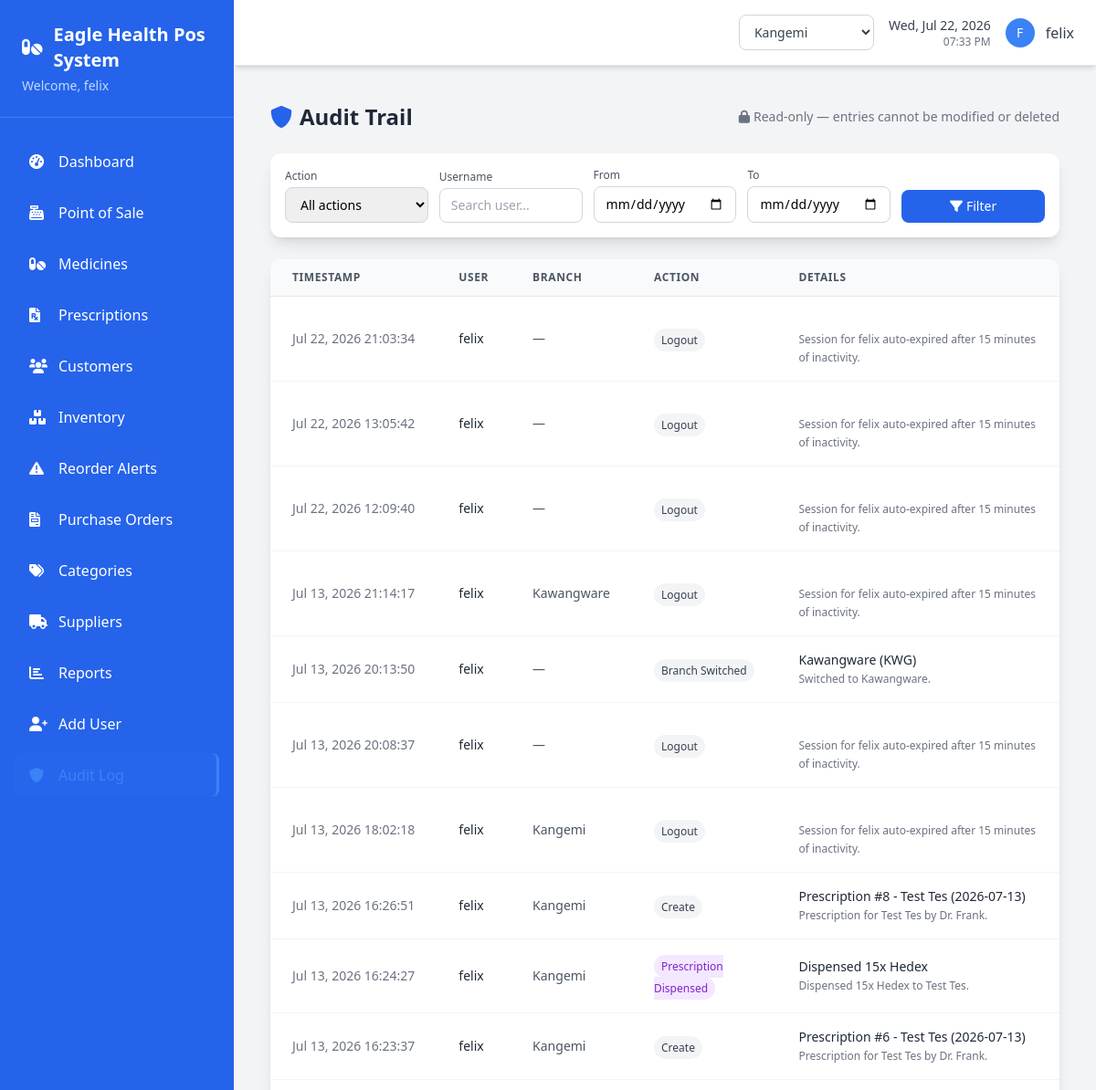
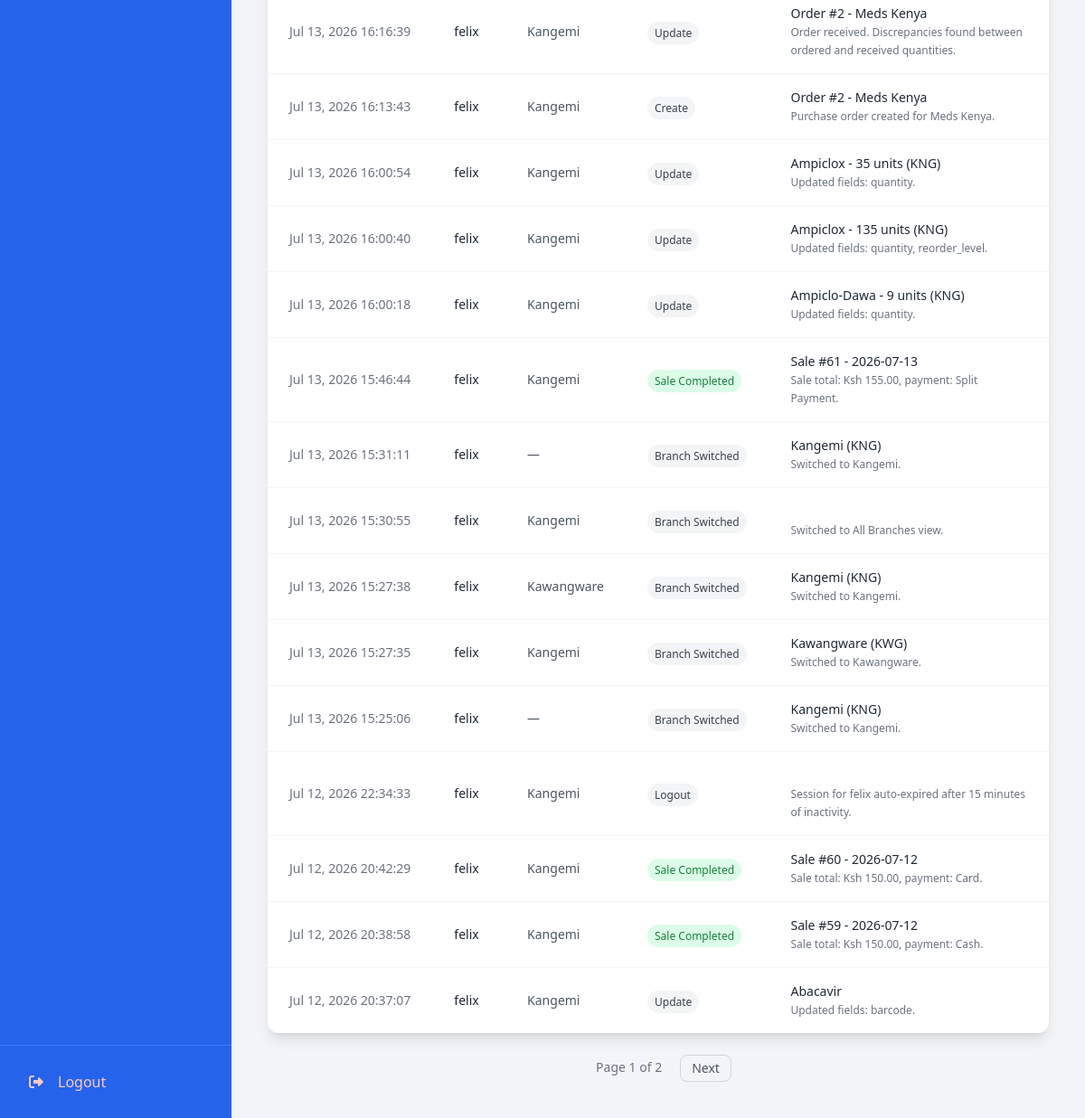
The app's page /audit-log/ (signed in) with its own data (2 pictures, top to bottom).
### pos/models.py (models this page shows, shortened)
class AuditLog(models.Model):
    ACTION_CHOICES = [
        ('login', 'Login'),
        ('logout', 'Logout'),
        ('create', 'Create'),
        ('update', 'Update'),
        ('delete', 'Delete'),
        ('sale', 'Sale Completed'),
        ('dispense', 'Prescription Dispensed'),
        ('branch_switch', 'Branch Switched'),
        ('other', 'Other'),
    ]
    user = models.ForeignKey(User, on_delete=models.SET_NULL, null=True, blank=True, related_name='audit_logs')
    branch = models.ForeignKey(Branch, on_delete=models.SET_NULL, null=True, blank=True, related_name='audit_logs')
    action = models.CharField(max_length=20, choices=ACTION_CHOICES, default='other')
    model_name = models.CharField(max_length=100, blank=True)
    object_id = models.CharField(max_length=50, blank=True)
    object_repr = models.CharField(max_length=255, blank=True)
    details = models.TextField(blank=True)
    ip_address = models.GenericIPAddressField(null=True, blank=True)
    timestamp = models.DateTimeField(auto_now_add=True)
    class Meta:
        ordering = ['-timestamp']

class Branch(models.Model):
    name = models.CharField(max_length=100, unique=True)
    code = models.CharField(max_length=10, unique=True)  # e.g. KNG, KWG, KIB, BGM
    location = models.CharField(max_length=255, blank=True)
    phone_number = models.CharField(max_length=20, blank=True)
    is_active = models.BooleanField(default=True)
    created_at = models.DateTimeField(auto_now_add=True)

### pos/views.py (the view)
# urls.py: path('audit-log/', views.audit_log_list, name='audit_log_list'),
@login_required
def audit_log_list(request):
    if request.user.profile.role != 'admin':
        messages.error(request, 'Only System Admins can view the audit trail.')
        return redirect('dashboard')
    logs = AuditLog.objects.select_related('user', 'branch').all()
    action = request.GET.get('action')
    branch_id = request.GET.get('branch')
    username = request.GET.get('user')
    start_date = request.GET.get('start_date')
    end_date = request.GET.get('end_date')
    if action:
        logs = logs.filter(action=action)
    if branch_id:
        logs = logs.filter(branch_id=branch_id)
    if username:
        logs = logs.filter(user__username__icontains=username)
    if start_date:
        logs = logs.filter(timestamp__date__gte=start_date)
    if end_date:
        logs = logs.filter(timestamp__date__lte=end_date)
    paginator = Paginator(logs, 25)
    page = request.GET.get('page')
    logs = paginator.get_page(page)
    return render(request, 'pos/audit_log_list.html', {
        'logs': logs,
        'action_choices': AuditLog.ACTION_CHOICES,
        'selected_action': action,
        'selected_branch': branch_id,
        'selected_user': username,
        'start_date': start_date,
        'end_date': end_date,
    })

### pos/context_processors.py (called while the page is built)
def branch_context(request):
    if not request.user.is_authenticated:
        return {}
    return {
        'branches': Branch.objects.filter(is_active=True) if getattr(request, 'is_branch_admin', False) else [],
        'active_branch': Branch.objects.filter(id=request.active_branch_id).first() if getattr(request, 'active_branch_id', None) else None,
    }

### pos/models.py (called while the page is built)
    def get_accessible_branches(self):
        if self.role == 'admin':
            return Branch.objects.filter(is_active=True)
        return Branch.objects.filter(id=self.branch_id, is_active=True) if self.branch_id else Branch.objects.none()

### templates/pos/audit_log_list.html (shortened to what this page needs)
{% extends 'base.html' %}
{% block content %}
<div class="max-w-7xl mx-auto p-4">
    <div class="flex justify-between items-center mb-6">
        <h1 class="text-2xl font-bold text-gray-800">
            <i class="fas fa-shield-alt mr-2 text-blue-600"></i>Audit Trail
        </h1>
        <span class="text-sm text-gray-500">
            <i class="fas fa-lock mr-1"></i>Read-only — entries cannot be modified or deleted
        </span>
    </div>
    <div class="bg-white rounded-xl shadow-lg p-4 mb-6">
        <form method="get" class="grid grid-cols-1 md:grid-cols-5 gap-3 items-end">
            <div>
                <label class="block text-xs font-medium text-gray-600 mb-1">Action</label>
                <select name="action" class="w-full px-3 py-2 border border-gray-300 rounded-lg text-sm">
                    <option value="">All actions</option>
                </select>
            </div>
            <div>
                <label class="block text-xs font-medium text-gray-600 mb-1">Username</label>
                <input type="text" name="user" value="{{ selected_user|default:'' }}" placeholder="Search user..."
                       class="w-full px-3 py-2 border border-gray-300 rounded-lg text-sm">
            </div>
            <div>
                <label class="block text-xs font-medium text-gray-600 mb-1">From</label>
                <input type="date" name="start_date" value="{{ start_date|default:'' }}"
                       class="w-full px-3 py-2 border border-gray-300 rounded-lg text-sm">
            </div>
            <div>
                <label class="block text-xs font-medium text-gray-600 mb-1">To</label>
                <input type="date" name="end_date" value="{{ end_date|default:'' }}"
                       class="w-full px-3 py-2 border border-gray-300 rounded-lg text-sm">
            </div>
            <div>
                <button type="submit" class="w-full px-4 py-2 bg-blue-600 text-white rounded-lg hover:bg-blue-700 transition-colors text-sm">
                    <i class="fas fa-filter mr-1"></i>Filter
                </button>
            </div>
        </form>
    </div>
    <div class="bg-white rounded-xl shadow-lg overflow-hidden">
        <table class="w-full text-left">
            <thead class="bg-gray-50 border-b border-gray-200">
                <tr>
                    <th class="px-6 py-3 text-xs font-semibold text-gray-600 uppercase tracking-wider">Timestamp</th>
                    <th class="px-6 py-3 text-xs font-semibold text-gray-600 uppercase tracking-wider">User</th>
                    <th class="px-6 py-3 text-xs font-semibold text-gray-600 uppercase tracking-wider">Branch</th>
                    <th class="px-6 py-3 text-xs font-semibold text-gray-600 uppercase tracking-wider">Action</th>
                    <th class="px-6 py-3 text-xs font-semibold text-gray-600 uppercase tracking-wider">Details</th>
                </tr>
            </thead>
            <tbody class="divide-y divide-gray-100">
                {% for log in logs %}
                <tr class="hover:bg-gray-50 transition-colors">
                    <td class="px-6 py-4 text-gray-500 text-sm whitespace-nowrap">{{ log.timestamp|date:"M d, Y H:i:s" }}</td>
                    <td class="px-6 py-4 text-gray-800 text-sm">{{ log.user.username|default:"System" }}</td>
                    <td class="px-6 py-4 text-gray-600 text-sm">{{ log.branch.name|default:"—" }}</td>
                    <td class="px-6 py-4">
                        <span class="px-2 py-1 text-xs font-medium rounded-full
                            {% if log.action == 'sale' %}bg-green-100 text-green-700
                            {% elif log.action == 'dispense' %}bg-purple-100 text-purple-700
                            {% elif log.action == 'login' %}bg-blue-100 text-blue-700
                            {% elif log.action == 'delete' %}bg-red-100 text-red-700
                            {% else %}bg-gray-100 text-gray-700{% endif %}">
                            {{ log.get_action_display }}
                        </span>
                    </td>
                    <td class="px-6 py-4 text-gray-600 text-sm">
                        <span class="font-medium text-gray-800">{{ log.object_repr }}</span>
                        {% if log.details %}<br><span class="text-xs text-gray-500">{{ log.details }}</span>{% endif %}
                    </td>
                </tr>
                {% endfor %}
            </tbody>
        </table>
    </div>
    {% if logs.has_other_pages %}
    <div class="flex justify-center mt-6 space-x-2">
        <span class="px-3 py-1 text-sm text-gray-500">Page {{ logs.number }} of {{ logs.paginator.num_pages }}</span>
        {% if logs.has_next %}
        <a href="?page={{ logs.next_page_number }}" class="px-3 py-1 border border-gray-300 rounded-lg text-sm text-gray-600 hover:bg-gray-50">Next</a>
        {% endif %}
    </div>
    {% endif %}
</div>
{% endblock %}

### templates/base.html (shortened to what this page needs)
{% load crispy_forms_tags %}
<!doctype html>
<html lang="en">
  <head>
    <script src="https://cdn.tailwindcss.com"></script>
    <link
      rel="stylesheet"
      href="https://cdnjs.cloudflare.com/ajax/libs/font-awesome/6.0.0/css/all.min.css"
    />
  </head>
  <body class="bg-gray-100 font-sans">
    <div class="flex h-screen">
      <div class="bg-blue-600 text-white w-64 flex-shrink-0 flex flex-col">
        <div class="p-6 border-b border-blue-500">
          <h1 class="text-xl font-bold flex items-center">
            <i class="fas fa-pills mr-3"></i>
            Eagle Health Pos System
          </h1>
          <p class="text-blue-200 text-sm mt-1">
            Welcome, {{ user.first_name|default:user.username }}
          </p>
        </div>
        <nav class="flex-1 px-4 py-6 space-y-2">
          <a
            href="{% url 'dashboard' %}"
            class="flex items-center px-4 py-3 rounded-lg hover:bg-blue-700 transition-colors duration-200 {% if request.resolver_match.url_name == 'dashboard' %}sidebar-active{% endif %}"
          >
            <i class="fas fa-tachometer-alt w-5 mr-3"></i>
            <span>Dashboard</span>
          </a>
          <a
            href="{% url 'pos_sale' %}"
            class="flex items-center px-4 py-3 rounded-lg hover:bg-blue-700 transition-colors duration-200 {% if request.resolver_match.url_name == 'pos_sale' %}sidebar-active{% endif %}"
          >
            <i class="fas fa-cash-register w-5 mr-3"></i>
            <span>Point of Sale</span>
          </a>
          <a
            href="{% url 'medicine_list' %}"
            class="flex items-center px-4 py-3 rounded-lg hover:bg-blue-700 transition-colors duration-200 {% if 'medicine' in request.resolver_match.url_name %}sidebar-active{% endif %}"
          >
            <i class="fas fa-pills w-5 mr-3"></i>
            <span>Medicines</span>
          </a>
          <a
            href="{% url 'prescription_list' %}"
            class="flex items-center px-4 py-3 rounded-lg hover:bg-blue-700 transition-colors duration-200 {% if 'prescription' in request.resolver_match.url_name %}sidebar-active{% endif %}"
          >
            <i class="fas fa-file-prescription w-5 mr-3"></i>
            <span>Prescriptions</span>
          </a>
          <a
            href="{% url 'customer_list' %}"
            class="flex items-center px-4 py-3 rounded-lg hover:bg-blue-700 transition-colors duration-200 {% if 'customer' in request.resolver_match.url_name %}sidebar-active{% endif %}"
          >
            <i class="fas fa-users w-5 mr-3"></i>
            <span>Customers</span>
          </a>
          <a
            href="{% url 'inventory_list' %}"
            class="flex items-center px-4 py-3 rounded-lg hover:bg-blue-700 transition-colors duration-200 {% if 'inventory' in request.resolver_match.url_name %}sidebar-active{% endif %}"
          >
            <i class="fas fa-boxes w-5 mr-3"></i>
            <span>Inventory</span>
          </a>
          <a
            href="{% url 'reorder_alerts' %}"
            class="flex items-center px-4 py-3 rounded-lg hover:bg-blue-700 transition-colors duration-200 {% if 'reorder' in request.resolver_match.url_name %}sidebar-active{% endif %}"
          >
            <i class="fas fa-triangle-exclamation w-5 mr-3"></i>
            <span>Reorder Alerts</span>
          </a>
          <a
            href="{% url 'order_list' %}"
            class="flex items-center px-4 py-3 rounded-lg hover:bg-blue-700 transition-colors duration-200 {% if 'order' in request.resolver_match.url_name %}sidebar-active{% endif %}"
          >
            <i class="fas fa-file-invoice w-5 mr-3"></i>
            <span>Purchase Orders</span>
          </a>
          <a
            href="{% url 'category_list' %}"
            class="flex items-center px-4 py-3 rounded-lg hover:bg-blue-700 transition-colors duration-200 {% if 'categor' in request.resolver_match.url_name %}sidebar-active{% endif %}"
          >
            <i class="fas fa-tags w-5 mr-3"></i>
            <span>Categories</span>
          </a>
          <a
            href="{% url 'supplier_list' %}"
            class="flex items-center px-4 py-3 rounded-lg hover:bg-blue-700 transition-colors duration-200 {% if 'supplier' in request.resolver_match.url_name %}sidebar-active{% endif %}"
          >
            <i class="fas fa-truck w-5 mr-3"></i>
            <span>Suppliers</span>
          </a>
          <a
            href="{% url 'sales_report' %}"
            class="flex items-center px-4 py-3 rounded-lg hover:bg-blue-700 transition-colors duration-200 {% if 'report' in request.resolver_match.url_name %}sidebar-active{% endif %}"
          >
            <i class="fas fa-chart-bar w-5 mr-3"></i>
            <span>Reports</span>
          </a>
          <a
            href="{% url 'add_user' %}"
            class="flex items-center px-4 py-3 rounded-lg hover:bg-blue-700 transition-colors duration-200 {% if request.resolver_match.url_name == 'add_user' %}sidebar-active{% endif %}"
          >
            <i class="fas fa-user-plus w-5 mr-3"></i>
            <span>Add User</span>
          </a>
          {% if user.profile.role == 'admin' %}
          <a
            href="{% url 'audit_log_list' %}"
            class="flex items-center px-4 py-3 rounded-lg hover:bg-blue-700 transition-colors duration-200 {% if request.resolver_match.url_name == 'audit_log_list' %}sidebar-active{% endif %}"
          >
            <i class="fas fa-shield-alt w-5 mr-3"></i>
            <span>Audit Log</span>
          </a>
          {% endif %}
        </nav>
        <div class="p-4 border-t border-blue-500">
          <a
            href="{% url 'login' %}"
            class="flex items-center px-4 py-3 rounded-lg hover:bg-red-600 transition-colors duration-200 text-red-200 hover:text-white"
          >
            <i class="fas fa-sign-out-alt w-5 mr-3"></i>
            <span>Logout</span>
          </a>
        </div>
      </div>
      <div class="flex-1 flex flex-col overflow-hidden">
<header class="bg-white shadow-md border-b border-gray-200 px-6 py-4">
  <div class="flex justify-between items-center">
    <div class="flex items-center space-x-4">
      {% if user.profile.role == 'admin' %}
      <div class="relative">
        <select
          onchange="window.location.href=this.value"
          class="border border-gray-300 rounded-lg px-3 py-2 text-sm font-medium text-gray-700 bg-white hover:border-blue-400 focus:outline-none focus:ring-2 focus:ring-blue-400"
        >
          {% for b in branches %}
            <option value="{% url 'switch_branch' b.id %}" {% if active_branch.id == b.id %}selected{% endif %}>
              {{ b.name }}
            </option>
          {% endfor %}
        </select>
      </div>
      {% elif active_branch %}
      <div class="flex items-center px-3 py-2 bg-blue-50 border border-blue-200 rounded-lg">
        <i class="fas fa-store text-blue-500 mr-2 text-sm"></i>
        <span class="text-sm font-medium text-blue-700">{{ active_branch.name }}</span>
      </div>
      {% endif %}
      <div class="text-right">
        <p
          class="text-sm font-medium text-gray-700"
          id="current-date"
        ></p>
        <p class="text-xs text-gray-500" id="current-time"></p>
      </div>
      <div class="flex items-center space-x-3">
        <div
          class="w-8 h-8 bg-blue-500 rounded-full flex items-center justify-center"
        >
          <span class="text-white font-medium text-sm">
            {{ user.first_name.0|default:user.username.0|upper }}
          </span>
        </div>
        <span class="text-gray-700 font-medium"
          >{{ user.first_name|default:user.username }}</span
        >
      </div>
    </div>
  </div>
</header>
        <main class="flex-1 overflow-auto p-6">
           {% block content %}{% endblock %}
        </main>
      </div>
    </div>
  </body>
</html>

### templates/base.html (style rules this page uses)
.sidebar-active { background-color: rgba(59, 130, 246, 0.1); border-right: 3px solid #3b82f6; }
.sidebar-active i, .sidebar-active span { color: #3b82f6; }

### records on screen
AuditLog: timestamp "Jul 22, 2026 21:03:34", user.username "felix", branch.name "—", action "Logout", details "Session for felix auto-expired after 15 minutes of inactivity."
AuditLog: timestamp "Jul 22, 2026 13:05:42", user.username "felix", branch.name "—", action "Logout", details "Session for felix auto-expired after 15 minutes of inactivity."
AuditLog: timestamp "Jul 22, 2026 12:09:40", user.username "felix", branch.name "—", action "Logout", details "Session for felix auto-expired after 15 minutes of inactivity."
AuditLog: timestamp "Jul 13, 2026 21:14:17", user.username "felix", branch.name "Kawangware", action "Logout", details "Session for felix auto-expired after 15 minutes of inactivity."
AuditLog: timestamp "Jul 13, 2026 20:13:50", user.username "felix", branch.name "—", action "Branch Switched", object_repr "Kawangware (KWG)", details "Switched to Kawangware."
AuditLog: timestamp "Jul 13, 2026 20:08:37", user.username "felix", branch.name "—", action "Logout", details "Session for felix auto-expired after 15 minutes of inactivity."
AuditLog: timestamp "Jul 13, 2026 18:02:18", user.username "felix", branch.name "Kangemi", action "Logout", details "Session for felix auto-expired after 15 minutes of inactivity."
AuditLog: timestamp "Jul 13, 2026 16:26:51", user.username "felix", branch.name "Kangemi", action "Create", object_repr "Prescription #8 - Test Tes (2026-07-13)", details "Prescription for Test Tes by Dr. Frank."
AuditLog: timestamp "Jul 13, 2026 16:24:27", user.username "felix", branch.name "Kangemi", action "Prescription Dispensed", object_repr "Dispensed 15x Hedex", details "Dispensed 15x Hedex to Test Tes."
AuditLog: timestamp "Jul 13, 2026 16:23:37", user.username "felix", branch.name "Kangemi", action "Create", object_repr "Prescription #6 - Test Tes (2026-07-13)", details "Prescription for Test Tes by Dr. Frank."
AuditLog: timestamp "Jul 13, 2026 16:16:39", user.username "felix", branch.name "Kangemi", action "Update", object_repr "Order #2 - Meds Kenya", details "Order received. Discrepancies found between ordered and received quantities."
AuditLog: timestamp "Jul 13, 2026 16:13:43", user.username "felix", branch.name "Kangemi", action "Create", object_repr "Order #2 - Meds Kenya", details "Purchase order created for Meds Kenya."
AuditLog: timestamp "Jul 13, 2026 16:00:54", user.username "felix", branch.name "Kangemi", action "Update", object_repr "Ampiclox - 35 units (KNG)", details "Updated fields: quantity."
AuditLog: timestamp "Jul 13, 2026 16:00:40", user.username "felix", branch.name "Kangemi", action "Update", object_repr "Ampiclox - 135 units (KNG)", details "Updated fields: quantity, reorder_level."
AuditLog: timestamp "Jul 13, 2026 16:00:18", user.username "felix", branch.name "Kangemi", action "Update", object_repr "Ampiclo-Dawa - 9 units (KNG)", details "Updated fields: quantity."
AuditLog: timestamp "Jul 13, 2026 15:46:44", user.username "felix", branch.name "Kangemi", action "Sale Completed", object_repr "Sale #61 - 2026-07-13", details "Sale total: Ksh 155.00, payment: Split Payment."
AuditLog: timestamp "Jul 13, 2026 15:31:11", user.username "felix", branch.name "—", action "Branch Switched", object_repr "Kangemi (KNG)", details "Switched to Kangemi."
AuditLog: timestamp "Jul 13, 2026 15:30:55", user.username "felix", branch.name "Kangemi", action "Branch Switched", details "Switched to All Branches view."
AuditLog: timestamp "Jul 13, 2026 15:27:38", user.username "felix", branch.name "Kawangware", action "Branch Switched", object_repr "Kangemi (KNG)", details "Switched to Kangemi."
AuditLog: timestamp "Jul 13, 2026 15:27:35", user.username "felix", branch.name "Kangemi", action "Branch Switched", object_repr "Kawangware (KWG)", details "Switched to Kawangware."
AuditLog: timestamp "Jul 13, 2026 15:25:06", user.username "felix", branch.name "—", action "Branch Switched", object_repr "Kangemi (KNG)", details "Switched to Kangemi."
AuditLog: timestamp "Jul 12, 2026 22:34:33", user.username "felix", branch.name "Kangemi", action "Logout", details "Session for felix auto-expired after 15 minutes of inactivity."
AuditLog: timestamp "Jul 12, 2026 20:42:29", user.username "felix", branch.name "Kangemi", action "Sale Completed", object_repr "Sale #60 - 2026-07-12", details "Sale total: Ksh 150.00, payment: Card."
AuditLog: timestamp "Jul 12, 2026 20:38:58", user.username "felix", branch.name "Kangemi", action "Sale Completed", object_repr "Sale #59 - 2026-07-12", details "Sale total: Ksh 150.00, payment: Cash."
AuditLog: timestamp "Jul 12, 2026 20:37:07", user.username "felix", branch.name "Kangemi", action "Update", object_repr "Abacavir", details "Updated fields: barcode."

### other values on screen
{{ user.first_name|default:user.username }} "felix"
{{ user.first_name.0|default:user.username.0|upper }} "F"
{{ logs.number }} "1"
{{ logs.paginator.num_pages }} "2"
form field value "Kangemi"
